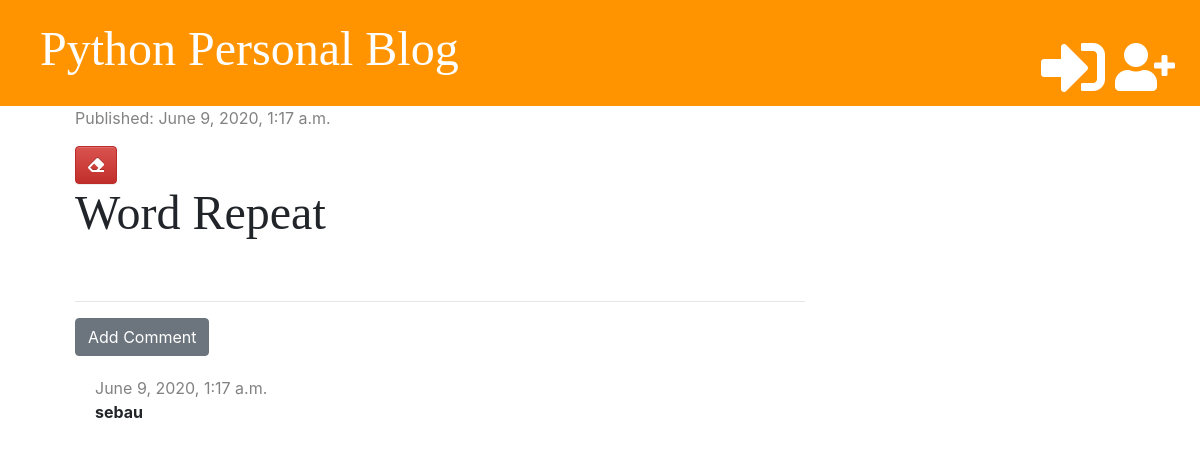
The page /post/10/ on the database its author committed.
### blog/models.py (models this page shows, shortened)
class Post(models.Model):
    author = models.ForeignKey('auth.User', on_delete=models.CASCADE)
    title = models.CharField(max_length=200)
    text = models.TextField()
    create_date = models.DateTimeField(default=timezone.now)
    published_date = models.DateTimeField(blank=True, null=True)

class Comment(models.Model):
    post = models.ForeignKey('blog.Post', on_delete=models.CASCADE, related_name='comments')
    author = models.CharField(max_length=200)
    text = models.TextField()
    created_date = models.DateTimeField(default=timezone.now)
    approved = models.BooleanField(default=False)

### blog/views.py (the view)
# urls.py: path('post/<int:pk>/', views.post_detail, name='post_detail'),
def post_detail(request, pk):
    post = get_object_or_404(Post, pk=pk)
    return render(request, 'blog/post_detail.html', {'post': post})

### blog/templatetags/markdownify.py (called while the page is built)
@register.filter
def markdown(value):
    renderer = HighlightRenderer()
    markdown = mistune.Markdown(renderer=renderer)
    return markdown(value)

### blog/templates/blog/post_detail.html (shortened to what this page needs)
{% extends 'blog/base.html' %}
{% load markdownify %}
{% block content %}
<div class="post">
  {% if post.published_date %}
  <div class="date">
    <p>Published: {{post.published_date}}</p>
  </div>
  {% else %}
  <a href="{% url 'post_publish' pk=post.pk %}" class="btn btn-primary">Publish</a>
  {% endif %}
  <a href="{% url 'post_delete' pk=post.pk %}" class="btn btn-danger"
    onclick="return confirm('Are you sure you want to delete this post?')">
      <i class="fas fa-eraser"></i>
  </a>
  <div>
    <h1>{{post.title}}</h1>
  </div>
</div>
<hr>
<a href="{% url 'add_comment_to_post' pk=post.pk %}" class="btn btn-secondary">Add Comment</a>
{% for comment in post.comments.all %}
  {% if user.is_authenticated or comment.approved %}
    <div class="comment">
      <div class="date">{{comment.created_date}}</div>
      <strong>{{comment.author}}</strong>
    </div>
  {% endif %}
{% empty %}
<p>No comments yet...</p>
{% endfor %}
{% endblock %}

### blog/static/css/blog.css (style rules this page uses)
.post { margin-bottom: 60px; }
.date { color: #828282; }
h1, h2, h3, h4 { font-family: 'Tangerine', 'Inconsolata', 'Droid Sans', serif; font-size: 48px; }
.comment { margin: 20px 0 20px 20px; }

### rows shown on the page
Post: published_date "June 9, 2020, 1:17 a.m.", title "Word Repeat"
Comment: created_date "June 9, 2020, 1:17 a.m.", author "sebau"
